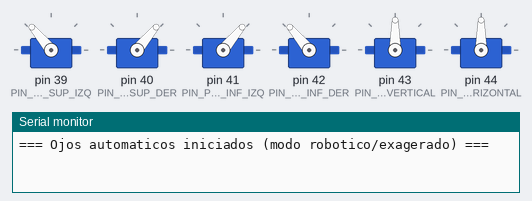
This sketch was run on a simulated Arduino Mega 2560, built with avr-gcc and run on an emulated ATmega2560. Shown: 6 × servo, the last lines printed to the serial monitor. Random numbers use the default seed unless the sketch sets one.

Above: at 0.1 s.
At 3.6 s:
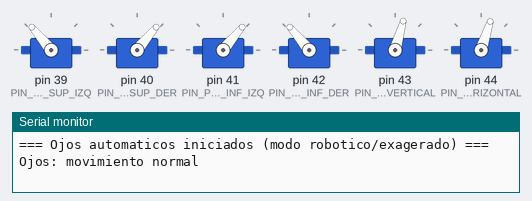
At 24.9 s:
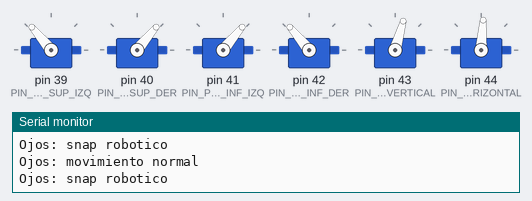
At 27.6 s:
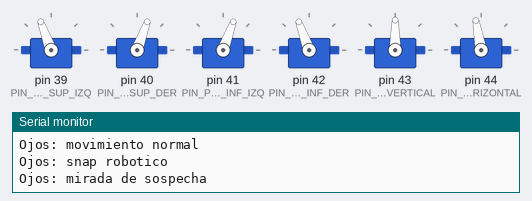
At 31.2 s:
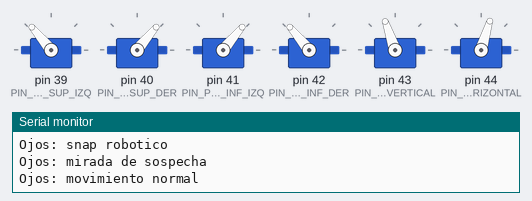
At 33.8 s:
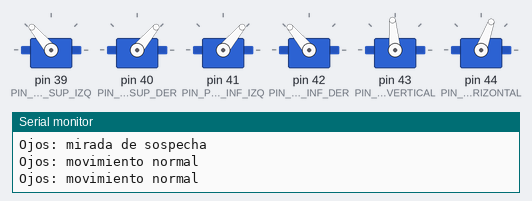
Timing chart, 0 to 40.0 s (numbered marks = the images above):
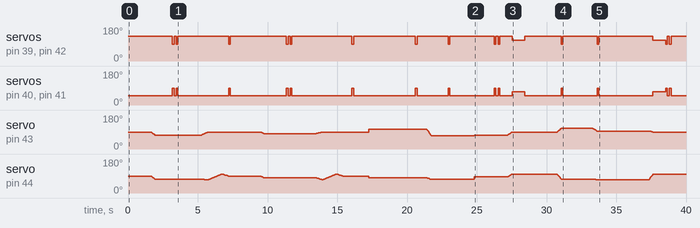

Measured:
- by itself, servo on pin 40 (PIN_PARPADO_SUP_DER), servo on pin 41 (PIN_PARPADO_INF_IZQ): 50° → 90° at 3.2 s, → 50° 0.12 s later, → 90° 0.15 s later, → 50° 0.12 s later, … (31 changes in this stretch)
- by itself, servo on pin 39 (PIN_PARPADO_SUP_IZQ), servo on pin 42 (PIN_PARPADO_INF_DER): 130° → 90° at 3.2 s, → 130° 0.12 s later, → 90° 0.15 s later, → 130° 0.12 s later, … (31 changes in this stretch)

The sketch:

ojos-automatic.ino
```cpp
/*
  ojos-automatic.ino
  Control automático de ojos animatrónicos (humanoide 3D) - Arduino Mega 2560
  6 servos: 2 párpados superiores, 2 párpados inferiores, 1 eje vertical (arriba/abajo),
  1 eje horizontal (izquierda/derecha).

  Tabla de conexionado:
  Servo -> Pin digital -> Función
  10    -> 39           -> Párpado arriba izquierdo
  11    -> 40           -> Párpado arriba derecho
  12    -> 41           -> Párpado abajo izquierdo
  13    -> 42           -> Párpado abajo derecho
  14    -> 43           -> Movimiento vertical de ojos (ambos)
  15    -> 44           -> Movimiento horizontal de ojos (ambos)

  IMPORTANTE: Los ángulos definidos abajo (ABIERTO/CERRADO, CENTRO/LIMITES) son valores
  de partida. Ajusta las constantes según el rango físico real de tus servos y mecanismos
  antes de dejarlo funcionando sin supervisión.

  NOTA: los 4 párpados estaban montados/girados al revés de lo que marcaban las constantes
  (lo que el código llamaba "abierto" se veía físicamente cerrado, y viceversa). Se han
  intercambiado los valores de ABIERTO/CERRADO de los 4 servos de párpados para que
  coincidan con lo que se ve en el robot real.
*/

#include <Servo.h>

// ---------- Pines ----------
const uint8_t PIN_PARPADO_SUP_IZQ = 39;
const uint8_t PIN_PARPADO_SUP_DER = 40;
const uint8_t PIN_PARPADO_INF_IZQ = 41;
const uint8_t PIN_PARPADO_INF_DER = 42;
const uint8_t PIN_OJOS_VERTICAL   = 43;
const uint8_t PIN_OJOS_HORIZONTAL = 44;

// ---------- Objetos Servo ----------
Servo servoParpadoSupIzq;
Servo servoParpadoSupDer;
Servo servoParpadoInfIzq;
Servo servoParpadoInfDer;
Servo servoOjosVertical;
Servo servoOjosHorizontal;

// ---------- Ángulos de los párpados (AJUSTAR según montaje) ----------
// Valores intercambiados respecto al original: el giro físico de estos 4 servos
// estaba invertido, así que ahora ABIERTO/CERRADO se corresponden con lo que se ve.
const int PARPADO_SUP_IZQ_ABIERTO = 130;
const int PARPADO_SUP_IZQ_CERRADO = 90;
const int PARPADO_SUP_DER_ABIERTO = 50;
const int PARPADO_SUP_DER_CERRADO = 90;

const int PARPADO_INF_IZQ_ABIERTO = 50;
const int PARPADO_INF_IZQ_CERRADO = 90;
const int PARPADO_INF_DER_ABIERTO = 130;
const int PARPADO_INF_DER_CERRADO = 90;

// ---------- Ángulos de movimiento ocular (AJUSTAR según montaje) ----------
const int OJOS_VERTICAL_CENTRO   = 90;
const int OJOS_VERTICAL_ARRIBA   = 70;
const int OJOS_VERTICAL_ABAJO    = 110;

const int OJOS_HORIZONTAL_CENTRO   = 90;
const int OJOS_HORIZONTAL_IZQUIERDA = 70;
const int OJOS_HORIZONTAL_DERECHA   = 100;

// Párpados "entornados" (a medio cerrar), para la mirada de sospecha/enfado.
// Se calculan como punto medio entre abierto y cerrado, no hace falta tocarlos.
const int PARPADO_SUP_IZQ_ENTORNADO = (PARPADO_SUP_IZQ_ABIERTO + PARPADO_SUP_IZQ_CERRADO) / 2;
const int PARPADO_SUP_DER_ENTORNADO = (PARPADO_SUP_DER_ABIERTO + PARPADO_SUP_DER_CERRADO) / 2;
const int PARPADO_INF_IZQ_ENTORNADO = (PARPADO_INF_IZQ_ABIERTO + PARPADO_INF_IZQ_CERRADO) / 2;
const int PARPADO_INF_DER_ENTORNADO = (PARPADO_INF_DER_ABIERTO + PARPADO_INF_DER_CERRADO) / 2;

// ---------- Temporización ----------
const uint16_t PARPADEO_MIN_MS = 2000;   // tiempo mínimo entre parpadeos
const uint16_t PARPADEO_MAX_MS = 6000;   // tiempo máximo entre parpadeos
const uint16_t PARPADEO_DURACION_MS = 120; // duración de cerrado/abierto de párpado
const uint8_t  PROBABILIDAD_DOBLE_PARPADEO = 20; // % de veces que parpadea dos veces seguidas

const uint16_t MIRADA_MIN_MS = 1500;  // tiempo mínimo entre cambios de mirada
const uint16_t MIRADA_MAX_MS = 4500;  // tiempo máximo entre cambios de mirada
const uint8_t  PASOS_MOVIMIENTO_SUAVE = 20; // nº de pasos para interpolar el movimiento normal
const uint8_t  RETARDO_PASO_MS = 15;        // retardo entre pasos del movimiento normal

// Movimiento "snap" robótico: muy pocos pasos y muy rápido, como un servo digital brusco
const uint8_t PASOS_SNAP = 3;
const uint8_t RETARDO_SNAP_MS = 4;

// Barrido tipo radar/escáner: muchos pasos y retardo alto para que se vea muy deliberado
const uint8_t  PASOS_ESCANEO = 40;
const uint8_t  RETARDO_ESCANEO_MS = 12;

// ---------- Estado ----------
unsigned long proximoParpadeo = 0;
unsigned long proximaMirada = 0;
int verticalActual = OJOS_VERTICAL_CENTRO;
int horizontalActual = OJOS_HORIZONTAL_CENTRO;

void setup() {
  Serial.begin(9600);

  servoParpadoSupIzq.attach(PIN_PARPADO_SUP_IZQ);
  servoParpadoSupDer.attach(PIN_PARPADO_SUP_DER);
  servoParpadoInfIzq.attach(PIN_PARPADO_INF_IZQ);
  servoParpadoInfDer.attach(PIN_PARPADO_INF_DER);
  servoOjosVertical.attach(PIN_OJOS_VERTICAL);
  servoOjosHorizontal.attach(PIN_OJOS_HORIZONTAL);

  randomSeed(analogRead(A0));

  Serial.println(F("=== Ojos automaticos iniciados (modo robotico/exagerado) ==="));

  // Posición inicial: ojos abiertos y mirando al centro
  abrirParpados();
  servoOjosVertical.write(OJOS_VERTICAL_CENTRO);
  servoOjosHorizontal.write(OJOS_HORIZONTAL_CENTRO);
  verticalActual = OJOS_VERTICAL_CENTRO;
  horizontalActual = OJOS_HORIZONTAL_CENTRO;

  proximoParpadeo = millis() + random(PARPADEO_MIN_MS, PARPADEO_MAX_MS);
  proximaMirada = millis() + random(MIRADA_MIN_MS, MIRADA_MAX_MS);
}

void loop() {
  unsigned long ahora = millis();

  if (ahora >= proximoParpadeo) {
    parpadear();
    if (random(100) < PROBABILIDAD_DOBLE_PARPADEO) {
      delay(150);
      parpadear();
    }
    proximoParpadeo = millis() + random(PARPADEO_MIN_MS, PARPADEO_MAX_MS);
  }

  if (ahora >= proximaMirada) {
    moverMiradaAleatoria();
    proximaMirada = millis() + random(MIRADA_MIN_MS, MIRADA_MAX_MS);
  }
}

// Cierra y vuelve a abrir los cuatro párpados de forma sincronizada
void parpadear() {
  cerrarParpados();
  delay(PARPADEO_DURACION_MS);
  abrirParpados();
}

void cerrarParpados() {
  servoParpadoSupIzq.write(PARPADO_SUP_IZQ_CERRADO);
  servoParpadoSupDer.write(PARPADO_SUP_DER_CERRADO);
  servoParpadoInfIzq.write(PARPADO_INF_IZQ_CERRADO);
  servoParpadoInfDer.write(PARPADO_INF_DER_CERRADO);
}

void abrirParpados() {
  servoParpadoSupIzq.write(PARPADO_SUP_IZQ_ABIERTO);
  servoParpadoSupDer.write(PARPADO_SUP_DER_ABIERTO);
  servoParpadoInfIzq.write(PARPADO_INF_IZQ_ABIERTO);
  servoParpadoInfDer.write(PARPADO_INF_DER_ABIERTO);
}

// Entorna los párpados a medio camino (mirada de sospecha/enfado)
void entornarParpados() {
  servoParpadoSupIzq.write(PARPADO_SUP_IZQ_ENTORNADO);
  servoParpadoSupDer.write(PARPADO_SUP_DER_ENTORNADO);
  servoParpadoInfIzq.write(PARPADO_INF_IZQ_ENTORNADO);
  servoParpadoInfDer.write(PARPADO_INF_DER_ENTORNADO);
}

// Elige al azar uno de varios "comportamientos" de mirada, para que parezca más
// robótico e imprevisible: movimiento normal, snap brusco, barrido tipo radar,
// mirada de sospecha (entornada) o sorpresa (ojos muy abiertos + parpadeo rápido).
void moverMiradaAleatoria() {
  int azar = random(100);

  if (azar < 40) {
    Serial.println(F("Ojos: movimiento normal"));
    int v = random(OJOS_VERTICAL_ARRIBA, OJOS_VERTICAL_ABAJO + 1);
    int h = random(OJOS_HORIZONTAL_IZQUIERDA, OJOS_HORIZONTAL_DERECHA + 1);
    moverMiradaSuave(v, h, PASOS_MOVIMIENTO_SUAVE, RETARDO_PASO_MS);
  } else if (azar < 65) {
    Serial.println(F("Ojos: snap robotico"));
    miradaSnap();
  } else if (azar < 82) {
    Serial.println(F("Ojos: barrido tipo radar"));
    miradaEscaneo();
  } else if (azar < 93) {
    Serial.println(F("Ojos: mirada de sospecha"));
    miradaSospecha();
  } else {
    Serial.println(F("Ojos: sorpresa!"));
    miradaSorpresa();
  }
}

// Movimiento brusco e instantáneo, como un servo digital sin suavizado: efecto muy robótico
void miradaSnap() {
  int v = random(OJOS_VERTICAL_ARRIBA, OJOS_VERTICAL_ABAJO + 1);
  int h = random(OJOS_HORIZONTAL_IZQUIERDA, OJOS_HORIZONTAL_DERECHA + 1);
  moverMiradaSuave(v, h, PASOS_SNAP, RETARDO_SNAP_MS);
}

// Barrido lento de extremo a extremo, como un escáner/radar: muy vistoso y deliberado
void miradaEscaneo() {
  moverMiradaSuave(OJOS_VERTICAL_CENTRO, OJOS_HORIZONTAL_IZQUIERDA, PASOS_ESCANEO, RETARDO_ESCANEO_MS);
  moverMiradaSuave(OJOS_VERTICAL_CENTRO, OJOS_HORIZONTAL_DERECHA, PASOS_ESCANEO * 2, RETARDO_ESCANEO_MS);
  moverMiradaSuave(OJOS_VERTICAL_CENTRO, OJOS_HORIZONTAL_CENTRO, PASOS_ESCANEO, RETARDO_ESCANEO_MS);
}

// Mira de reojo a un lado con los párpados entornados y se mantiene así un momento
void miradaSospecha() {
  int h = (random(2) == 0) ? OJOS_HORIZONTAL_IZQUIERDA : OJOS_HORIZONTAL_DERECHA;
  moverMiradaSuave(OJOS_VERTICAL_CENTRO, h, PASOS_MOVIMIENTO_SUAVE, RETARDO_PASO_MS);
  entornarParpados();
  delay(900);
  abrirParpados();
}

// Abre bien los ojos, mira hacia arriba de golpe y da un parpadeo rápido triple: efecto "susto"
void miradaSorpresa() {
  abrirParpados();
  moverMiradaSuave(OJOS_VERTICAL_ARRIBA, OJOS_HORIZONTAL_CENTRO, PASOS_SNAP, RETARDO_SNAP_MS);
  for (uint8_t i = 0; i < 3; i++) {
    parpadear();
    delay(90);
  }
}

// Interpola el movimiento de los dos servos oculares con el número de pasos y la
// velocidad indicados, para poder reutilizar la misma función en todos los estilos
// de movimiento (normal, snap, escaneo, etc.)
void moverMiradaSuave(int destinoVertical, int destinoHorizontal, uint8_t pasos, uint8_t retardoPorPaso) {
  int origenVertical = verticalActual;
  int origenHorizontal = horizontalActual;

  for (uint8_t paso = 1; paso <= pasos; paso++) {
    int v = map(paso, 0, pasos, origenVertical, destinoVertical);
    int h = map(paso, 0, pasos, origenHorizontal, destinoHorizontal);
    servoOjosVertical.write(v);
    servoOjosHorizontal.write(h);
    delay(retardoPorPaso);
  }

  verticalActual = destinoVertical;
  horizontalActual = destinoHorizontal;
}
```
